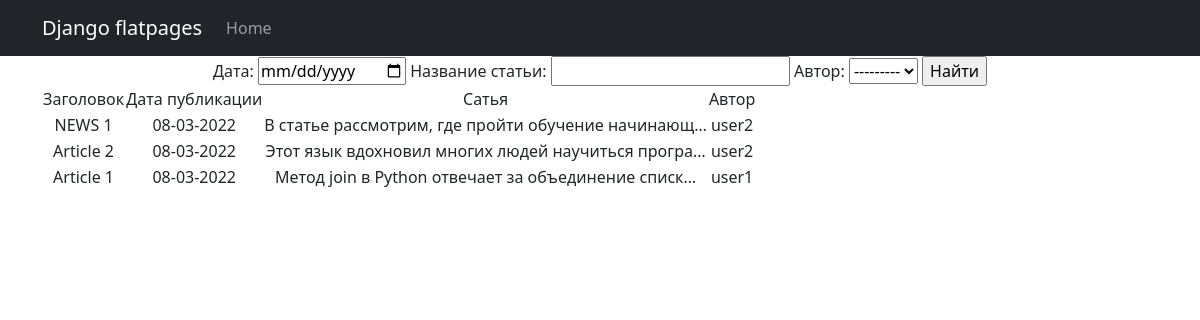
The page /news/search/ on the database as committed earlier.
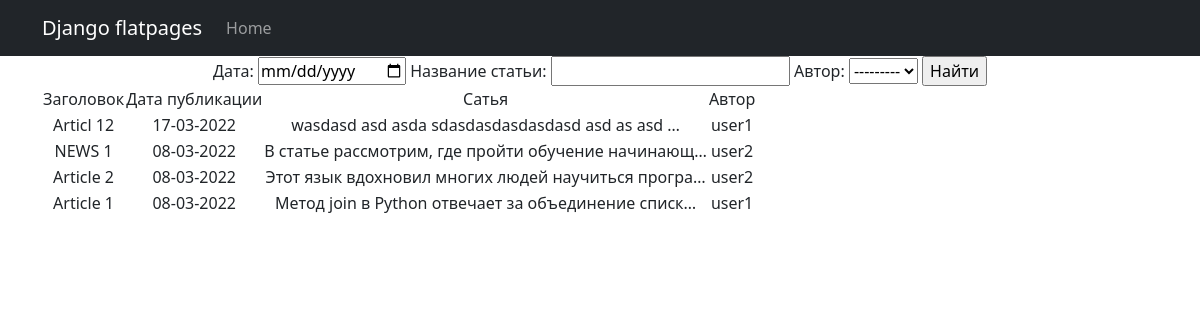
The same page on the database as committed later.
### News_Portal/models.py (models this page shows, shortened)
class Post(models.Model):
    title = models.CharField(max_length=255)
    text = models.TextField()
    rating = models.SmallIntegerField(default=0)
    NEWS = 'NW'
    ARTICLE = 'AR'
    CAT_CHOICES = (
        (NEWS, 'Новость'),
        (ARTICLE, 'Статья'),
    )
    type = models.CharField(max_length=2, choices=CAT_CHOICES, default=ARTICLE)
    date = models.DateTimeField(auto_now_add=True)
    author = models.ForeignKey(Author, on_delete=models.CASCADE)
    category = models.ManyToManyField(Category, through='PostCategory')

class Author(models.Model):
    user = models.OneToOneField(User, on_delete=models.CASCADE)
    rating = models.SmallIntegerField(default=0)
    def __str__(self):
        return f'{self.user}'

### News_Portal/views.py (the view)
# urls.py: path('search/', PostSearchView.as_view(), name='new_search'),
class PostSearchView(ListView):
    model = Post  # указываем модель, объекты которой мы будем выводить
    template_name = 'new_search.html'  # указываем имя шаблона, в котором будет лежать HTML, в котором будут все инструкции о том, как именно пользователю должны вывестись наши объекты
    context_object_name = 'news'
    paginate_by = 10  # поставим постраничный вывод в 10 элементов
    ordering = ['-id']
    def get_filter(self):
        return PostSearch(self.request.GET, queryset=super().get_queryset())
    def get_queryset(self):
        return self.get_filter().qs
    def get_context_data(self, **kwargs):
        return {
            **super().get_context_data(**kwargs),
            'filter': self.get_filter(),
        }

### templates/new_search.html (shortened to what this page needs)
{% extends 'flatpages/default.html' %}
{% block content %}
    <form method="GET">
        {{ filter.form }}
        <input type="submit" value="Найти">
    </form>
    {% if news %}
        <table>
            <tr>
                <td>
                    Заголовок
                </td>
                <td>
                    Дата публикации
                </td>
                <td>
                    Сатья
                </td>
                <td>
                    Автор
                </td>
            </tr>
            {% for new in news %}
                <tr>
                    <td>
                        {{ new.title }}
                    </td>
                    <td>
                        {{ new.date|date:'d-m-Y' }}
                    </td>
                    <td>
                        {{ new.text|truncatechars:50 }}
                    </td>
                    <td>
                        {{ new.author.user }}
                    </td>
                </tr>
            {% endfor %}
        </table>
    {% else %}
        <h2>НОВОСТЕЙ НЕТ!</h2>
    {% endif %}
{% endblock content %}

### templates/flatpages/default.html (shortened to what this page needs)
<!DOCTYPE html>
<html lang="en">
    <head>
         {% load static %}
        <link href="{% static 'css/styles.css' %}" rel="stylesheet" />
    </head>
    <body>
        <nav class="navbar navbar-expand-lg navbar-dark bg-dark static-top">
           <div class="container">
               <a class="navbar-brand" href="#">Django flatpages</a>
               <div class="collapse navbar-collapse" id="navbarResponsive">
                   <ul class="navbar-nav ml-auto">
                       <li class="nav-item active">
                           <a class="nav-link" href="/news/">Home</a>
                       </li>
                   </ul>
               </div>
           </div>
        </nav>
        <div class="container">
           <div class="row">
               <div class="col-lg-12 text-center">
                   {% block content %}{% endblock content %}
               </div>
           </div>
        </div>
    </body>
</html>

Rows that differ between the two databases and show on the page:
added Post: title "Articl 12", date "17-03-2022", text "wasdasd asd asda sdasdasdasdasdasd asd as asd …", author.user "user1"
